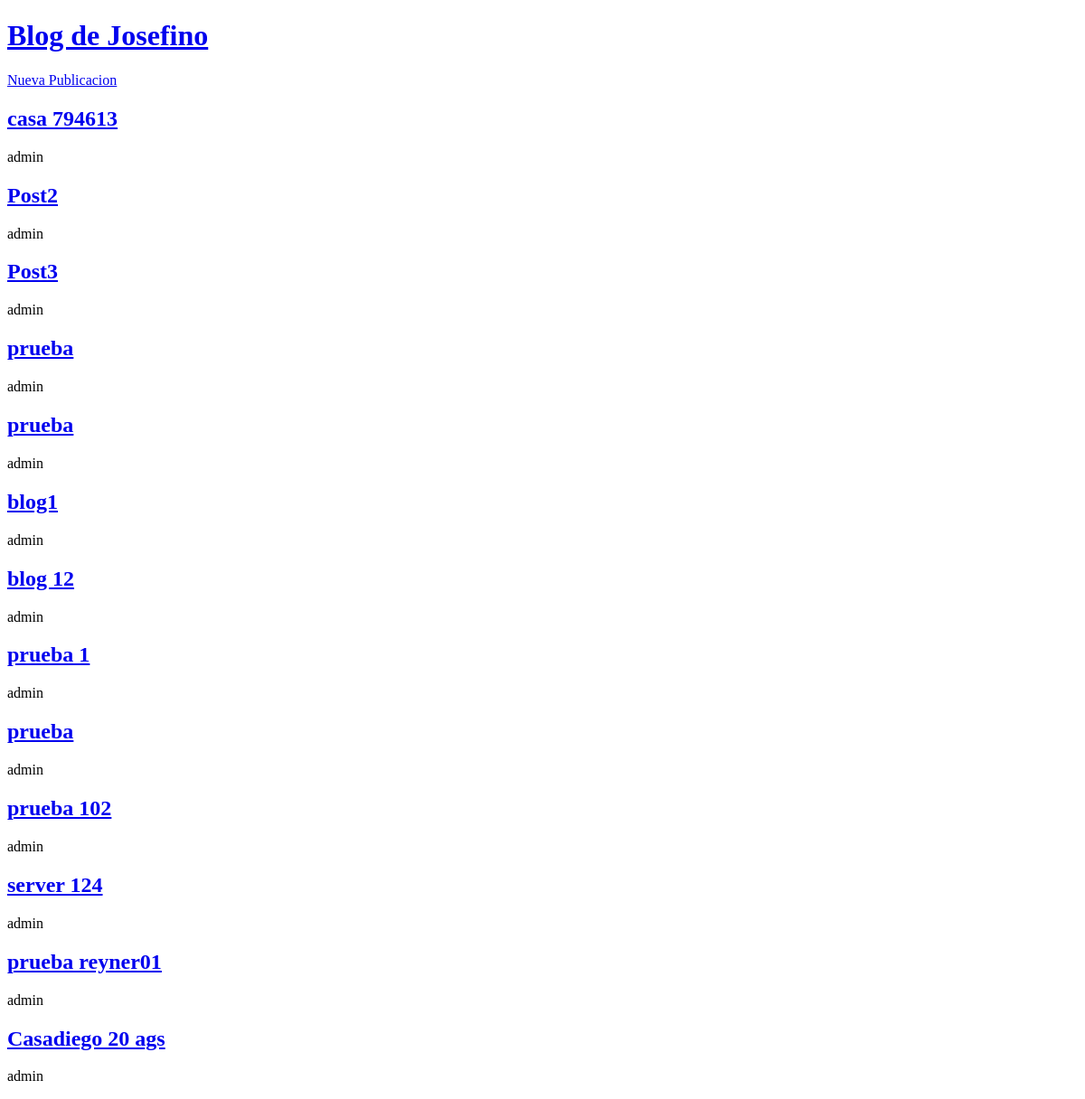
The app's page /, older data.
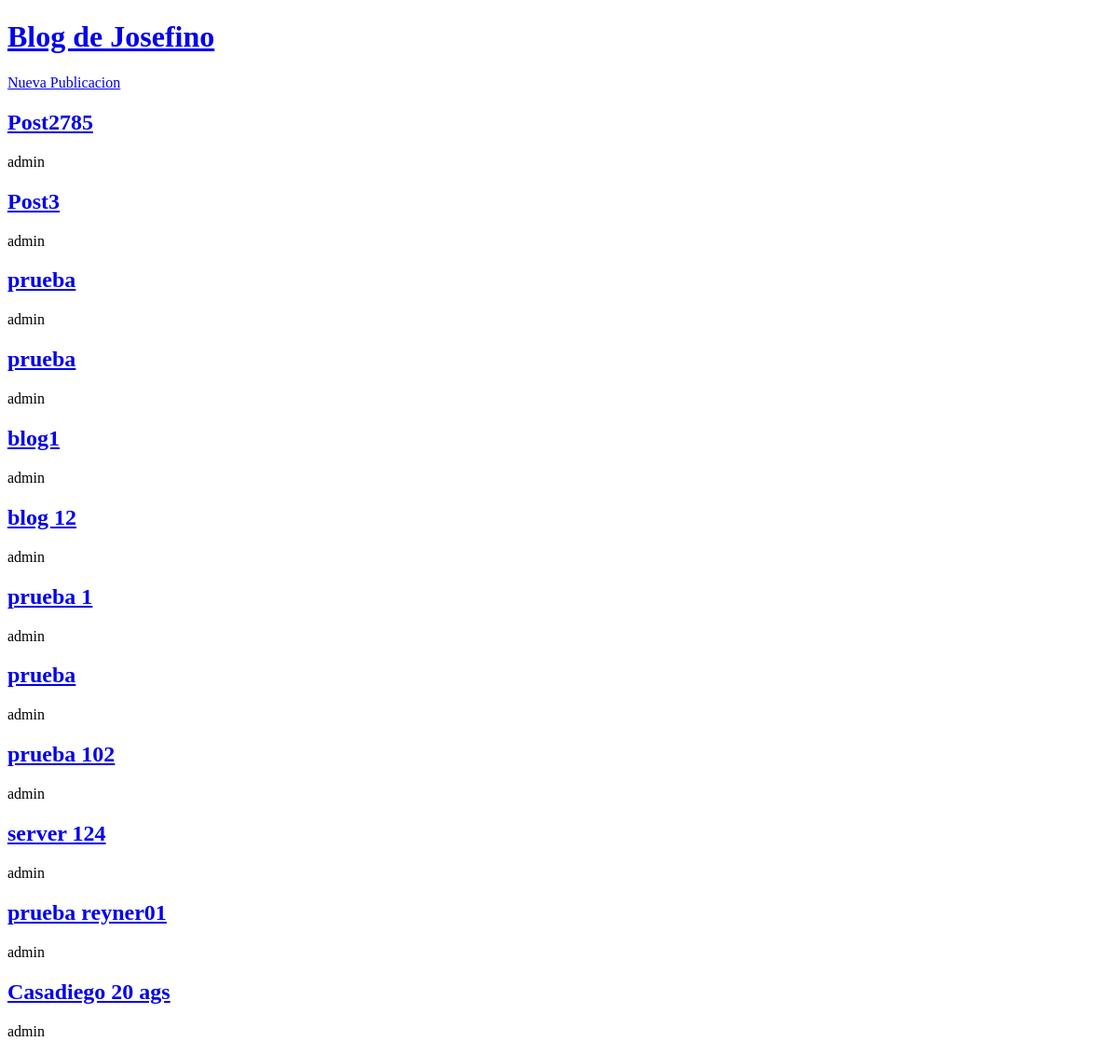
The same page, newer data.
### blog/models.py (models this page shows, shortened)
class Publication(models.Model):
    title = models.CharField(max_length=100)
    body = models.TextField()
    author = models.ForeignKey(
        'auth.User',
        on_delete=models.CASCADE,
    )
    date = models.DateTimeField(auto_now_add=True)
    updated = models.DateTimeField(auto_now=True)

### blog/views.py (the view)
# urls.py: path('', PublicationListView.as_view(), name='publications-list'),
class PublicationListView(ListView):
    model = Publication
    template_name = 'publications-list.html'

### templates/publications-list.html
{% extends "_base.html" %}
{% block content %}
   {% for post in publication_list %}
    <a href="{% url 'publication-detail' post.pk %}"><h2>{{ post.title }}</h2></a>
    <p>{{ post.author }}</p>
   {% endfor %}
{% endblock content %}

Row changes from the older to the newer data that the page shows:
removed Publication: title "casa 794613", author "admin"
changed Publication: title "Post2" → "Post2785"
